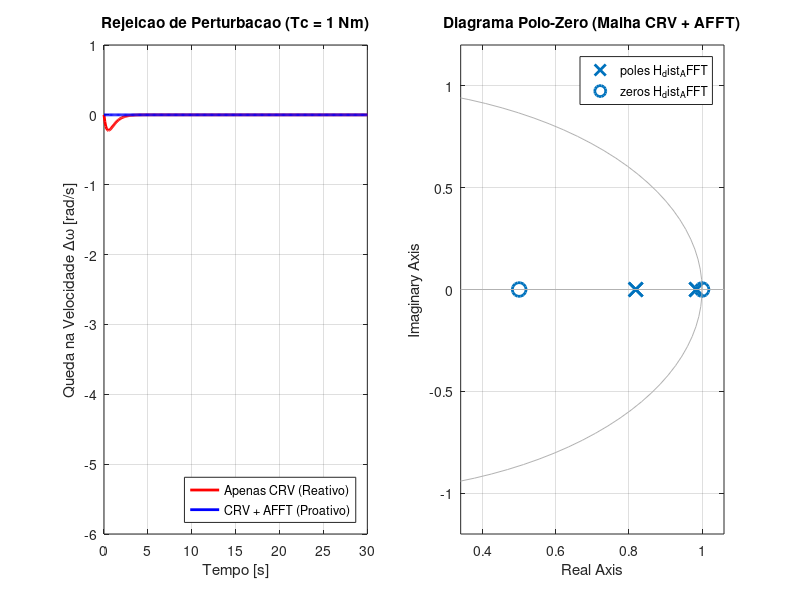

Source code (MATLAB):
%% TAREFA 1 - Questão 6: CRV com Ação Feed-Forward de Torque (AFFT)
clear; clc; close all;

%% 1. Parametros do Sistema
Ts = 0.1;
K_v = 1.0656; tau_v = 6.4751;
K_tc = -6.3248; tau_tc = 6.3248;

% Plantas Continuas
G_v_s = tf(K_v, [tau_v 1]);
G_tc_s = tf(K_tc, [tau_tc 1]);

% Plantas Discretas
G_v_z = c2d(G_v_s, Ts, 'zoh');
G_tc_z = c2d(G_tc_s, Ts, 'zoh');

[num_z, den_z] = tfdata(G_v_z, 'v');
b = num_z(2);
a = -den_z(2);

%% 2. Reconstruindo o Projeto do CRV (Alocacao de Polos - Item 4)
ts_alvo = 4.5;
polo_s = -3 / (ts_alvo/3); % Ajuste de 1a ordem
pd = exp(polo_s * Ts);

% Coeficientes do Controlador PI Discreto: C(z) = (q0*z + q1) / (z - 1)
% z^2 + (b*q0 - 1 - a)z + (a + b*q1) = z^2 - 2*pd*z + pd^2
q0 = (1 + a - 2*pd) / b;
q1 = (pd^2 - a) / b;
C_crv = tf([q0 q1], [1 -1], Ts);

%% 3. Projeto do Feed-Forward de Torque (AFFT)
% O controlador Feed-Forward ideal cancela o disturbio: C_ff = - G_tc / G_v
% Como o MATLAB lida perfeitamente com a divisao de FTs, vamos usar a 
% relacao exata discreta:
C_ff = minreal(-G_tc_z / G_v_z);

fprintf('--- Controlador Feed-Forward Projetado ---\n');
disp(C_ff);
% Vai notar que é praticamente um ganho constante de ~5.935 !

%% 4. Analise de Rejeicao de Perturbacao (Comparacao)
% Vamos injetar um degrau de perturbacao Tc = 1 Nm.

% 4.1 Apenas CRV (Solucao do Item 4)
% H_dist1 = G_tc / (1 + C_crv * G_v)
H_dist_CRV = G_tc_z / (1 + C_crv * G_v_z);

% 4.2 CRV + AFFT (Solucao do Item 6)
% Com o FF somado na saida do controlador, a nova FT de perturbacao é:
% H_dist2 = (G_tc + G_v * C_ff) / (1 + C_crv * G_v)
H_dist_AFFT = minreal((G_tc_z + G_v_z * C_ff) / (1 + C_crv * G_v_z));

% 5. Plotagem dos Resultados
figure('Name', 'Analise Feed-Forward (AFFT)', 'Position', [100 100 1000 500]);

t_sim = 0:Ts:30; % Simulando por 30 segundos
[y_crv, t] = step(H_dist_CRV, t_sim);
[y_afft, ~] = step(H_dist_AFFT, t_sim);

subplot(1,2,1);
plot(t, y_crv, 'r', 'LineWidth', 2); hold on;
plot(t, y_afft, 'b', 'LineWidth', 2);
title('Rejeicao de Perturbacao (Tc = 1 Nm)');
xlabel('Tempo [s]'); ylabel('Queda na Velocidade \Delta\omega [rad/s]');
legend('Apenas CRV (Reativo)', 'CRV + AFFT (Proativo)', 'Location', 'southeast');
grid on;
ylim([-6 1]);

subplot(1,2,2);
% Mostrando o Polos e Zeros do CRV+AFFT
pzmap(H_dist_AFFT);
title('Diagrama Polo-Zero (Malha CRV + AFFT)');
grid on;

fprintf('Conclusao Item 6: A malha CRV+AFFT suprime o disturbio quase que perfeitamente.\n');
